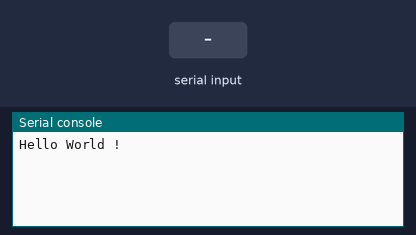
A program run on a simulated BBC micro:bit running MicroPython. Shown: the last lines printed to the serial console. Inputs (shaded band) come from the test bench.

Above: at 1.2 s.
1.3 s: "1" typed at the serial console, then Enter
At 2.2 s:
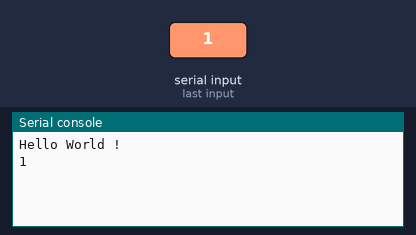
2.8 s: "0" typed at the serial console, then Enter
At 3.4 s:
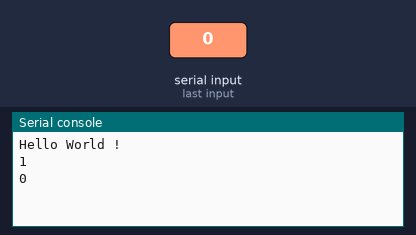
4.3 s: "2" typed at the serial console, then Enter
At 5.7 s:
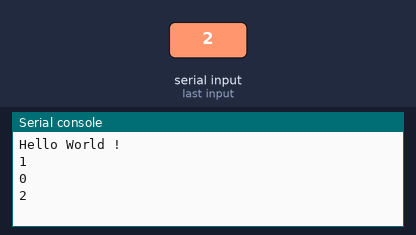

The program:

02_uart_echo.py
```python
#!/usr/bin/env python
# coding: utf-8

"""
flash :
  $	uflash [name].py
"""

from microbit import uart


def	init() :

	uart.init( baudrate = 115200)

	uart.write( "Hello World !\r\n")

def	loop() :

#	words	= uart.readline()
	word	= uart.read()

	if word is None :
		return

#	uart.write( str( len( word)))
#	uart.write( str( type( word)))
#	uart.write( str( int.from_bytes( word, 'big')))
	uart.write( word)

	if int.from_bytes( word, 'big') == 0x0D :
		uart.write( '\n')


if __name__ == "__main__" :

	init()

	while True :
		loop()

#		from microbit import sleep
#		uart.write( "Hello World !\r\n")
#		sleep( 1000)
```

Measured:
- after the input at 1.3 s, the serial console: prints a new line at once (image 1)
- after the input at 2.8 s, the serial console: prints a new line at once (image 2)
- after the input at 4.3 s, the serial console: prints a new line at once (image 3)
